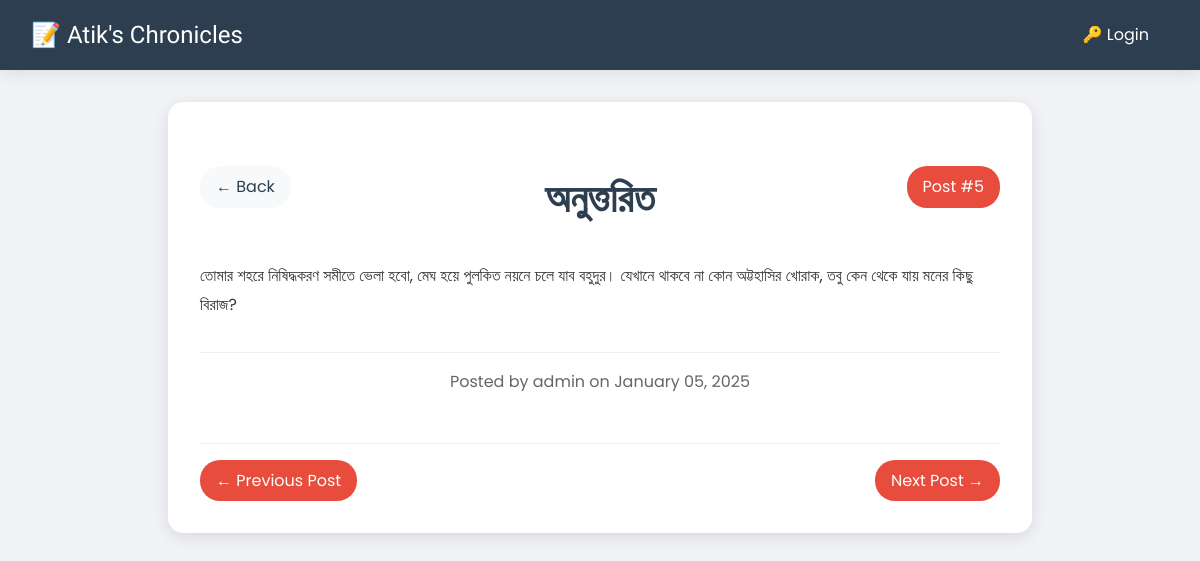
The page /post/2 on the database as committed earlier.
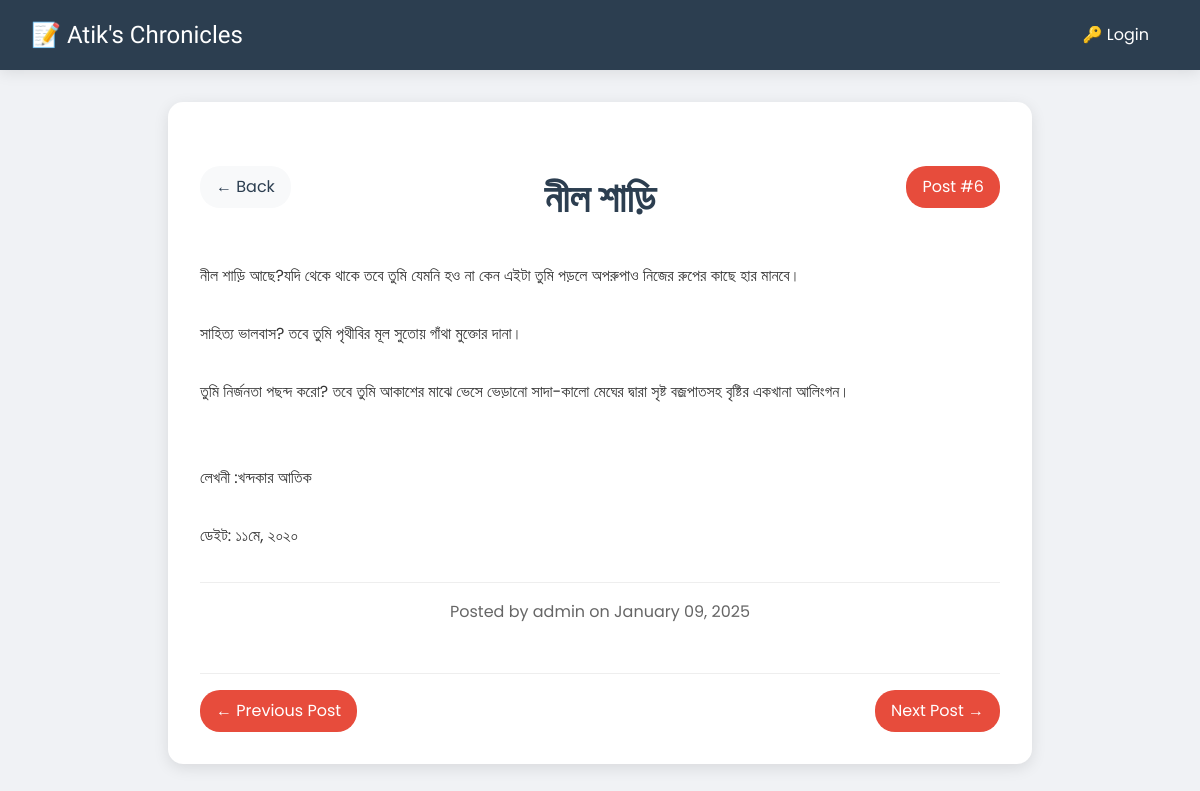
The same page on the database as committed later.
### models.py (models this page shows)
class Post(db.Model):
    id = db.Column(db.Integer, primary_key=True)
    title = db.Column(db.String(100), nullable=False)
    date_posted = db.Column(db.DateTime, nullable=False, default=datetime.utcnow)
    content = db.Column(db.Text, nullable=False)
    user_id = db.Column(db.Integer, db.ForeignKey('user.id'), nullable=False)
    author = db.relationship('User', backref=db.backref('posts', lazy=True))

class User(db.Model, UserMixin):
    id = db.Column(db.Integer, primary_key=True)
    username = db.Column(db.String(20), unique=True, nullable=False)
    password = db.Column(db.String(60), nullable=False)

### routes.py (the view)
@app.route("/post/<int:post_id>")
def view_post(post_id):
    post = Post.query.get_or_404(post_id)
    all_posts = Post.query.order_by(Post.date_posted.desc()).all()
    post_number = all_posts.index(post) + 1
    prev_post = None
    next_post = None
    for i, p in enumerate(all_posts):
        if p.id == post_id:
            if i > 0:
                prev_post = all_posts[i-1]
            if i < len(all_posts)-1:
                next_post = all_posts[i+1]
            break
    return render_template('view_post.html',
                         post=post,
                         post_number=post_number,
                         prev_post=prev_post,
                         next_post=next_post,
                         last_edited_time=last_edited_time)

### templates/view_post.html (shortened to what this page needs)
{% extends "base.html" %}
{% block content %}
<div class="full-post-container">
    <div class="post-header">
        <a href="{{ url_for('home') }}" class="back-button">← Back</a>
        <div class="post-number">Post #{{ post_number }}</div>
        <h1 class="post-title">{{ post.title }}</h1>
    </div>
    <div class="post-content">
        {{ post.content | safe }}
    </div>
    <div class="post-meta">
        Posted by {{ post.author.username }} on {{ post.date_posted.strftime('%B %d, %Y') }}
    </div>
    <div class="post-navigation">
        {% if prev_post %}
            <a href="{{ url_for('view_post', post_id=prev_post.id) }}" class="nav-button">← Previous Post</a>
        {% else %}
            <span></span>
        {% endif %}
        {% if next_post %}
            <a href="{{ url_for('view_post', post_id=next_post.id) }}" class="nav-button">Next Post →</a>
        {% else %}
            <span></span>
        {% endif %}
    </div>
</div>
{% endblock %}

### templates/base.html (shortened to what this page needs)
<!DOCTYPE html>
<html lang="en">
<head>
</head>
<body>
    <nav>
        <div class="nav-brand">
            <a href="{{ url_for('home') }}" style="font-family: 'Architects Daughter', cursive; font-size: 1.5rem;">📝 Atik's Chronicles</a>
        </div>
        <div class="nav-links">
            {% if current_user.is_authenticated %}
                <a href="{{ url_for('new_post') }}">✏️ New Post</a>
                <a href="{{ url_for('logout') }}">🚪 Logout</a>
            {% else %}
                <a href="{{ url_for('login') }}">🔑 Login</a>
            {% endif %}
        </div>
    </nav>
    <div class="container">
        {% block content %}{% endblock %}
    </div>
</body>
</html>

### templates/base.html (style rules this page uses)
:root { --primary-color: #2c3e50; --accent-color: #e74c3c; --paper-color: #fff; --line-color: #91a4c1; }
body { margin: 0; padding: 0; font-family: 'Poppins', sans-serif; background-image: url('https://www.transparenttextures.com/patterns/notebook-dark.png'); background-color: #f0f2f5; line-height: 1.6; }
nav { background: var(--primary-color); padding: 1rem; box-shadow: 0 2px 15px rgba(0,0,0,0.1); position: sticky; top: 0; z-index: 1000; display: flex; justify-content: space-between; align-items: center; }
nav a { color: white; text-decoration: none; margin-right: 20px; padding: 8px 15px; border-radius: 20px; transition: all 0.3s ease; }
.container { max-width: 1200px; margin: 2rem auto; padding: 0 20px; }

### templates/view_post.html (style rules this page uses)
.full-post-container { max-width: 800px; margin: 2rem auto; background: white; padding: 2rem; border-radius: 15px; box-shadow: 0 4px 15px rgba(0, 0, 0, 0.1); }
.post-header { margin-bottom: 2rem; position: relative; }
.back-button { position: absolute; top: 0; left: 0; background: #f8f9fa; padding: 0.5rem 1rem; border-radius: 20px; color: #2c3e50; text-decoration: none; display: flex; align-items: center; gap: 0.5rem; transition: transform 0.3s ease; }
.post-title { text-align: center; color: #2c3e50; font-size: 2.5rem; margin: 2rem 0; }
.post-content { line-height: 1.8; color: #333; margin-bottom: 2rem; }
.post-meta { color: #666; text-align: center; padding: 1rem 0; border-top: 1px solid #eee; }
.post-navigation { display: flex; justify-content: space-between; margin-top: 2rem; padding-top: 1rem; border-top: 1px solid #eee; }
.nav-button { padding: 0.5rem 1rem; background: #e74c3c; color: white; text-decoration: none; border-radius: 20px; transition: transform 0.3s ease; }
.post-number { position: absolute; top: 0; right: 0; background: #e74c3c; color: white; padding: 0.5rem 1rem; border-radius: 20px; }

Rows that differ between the two databases and show on the page:
changed Post: title "অনুত্তরিত" → "নীল শাড়ি"; content "তোমার শহরে নিষিদ্ধকরণ সমীতে ভেলা হবো, মেঘ হয়ে পুলকিত নয়নে চলে যাব বহুদুর। যেখানে থাকবে না কোন অট্টহাসির খোরাক, তবু কেন থেকে যায় মনের কিছু বিরাজ?" → "নীল শাড়ি আছে?যদি থেকে থাকে তবে তুমি যেমনি হও না কেন এইটা তুমি পড়লে অপরুপাও নিজের রুপের কাছে হার মানবে। সাহিত্য ভালবাস? তবে তুমি পৃথীবির মূল সুতোয় গাঁথা মুক্তোর দানা। তুমি নির্জনতা পছন্দ করো? তবে তুমি আকাশের মাঝে ভেসে ভেড়ানো সাদা-কালো মেঘের দ্বারা সৃষ্ট বজ্রপাতসহ বৃষ্টির একখানা আলিংগন। লেখনী :খন্দকার আতিক ডেইট: ১১মে, ২০২০"; date_posted "January 05, 2025" → "January 09, 2025"
Other text that changed with them:
{{ post_number }}: "5" → "6"
